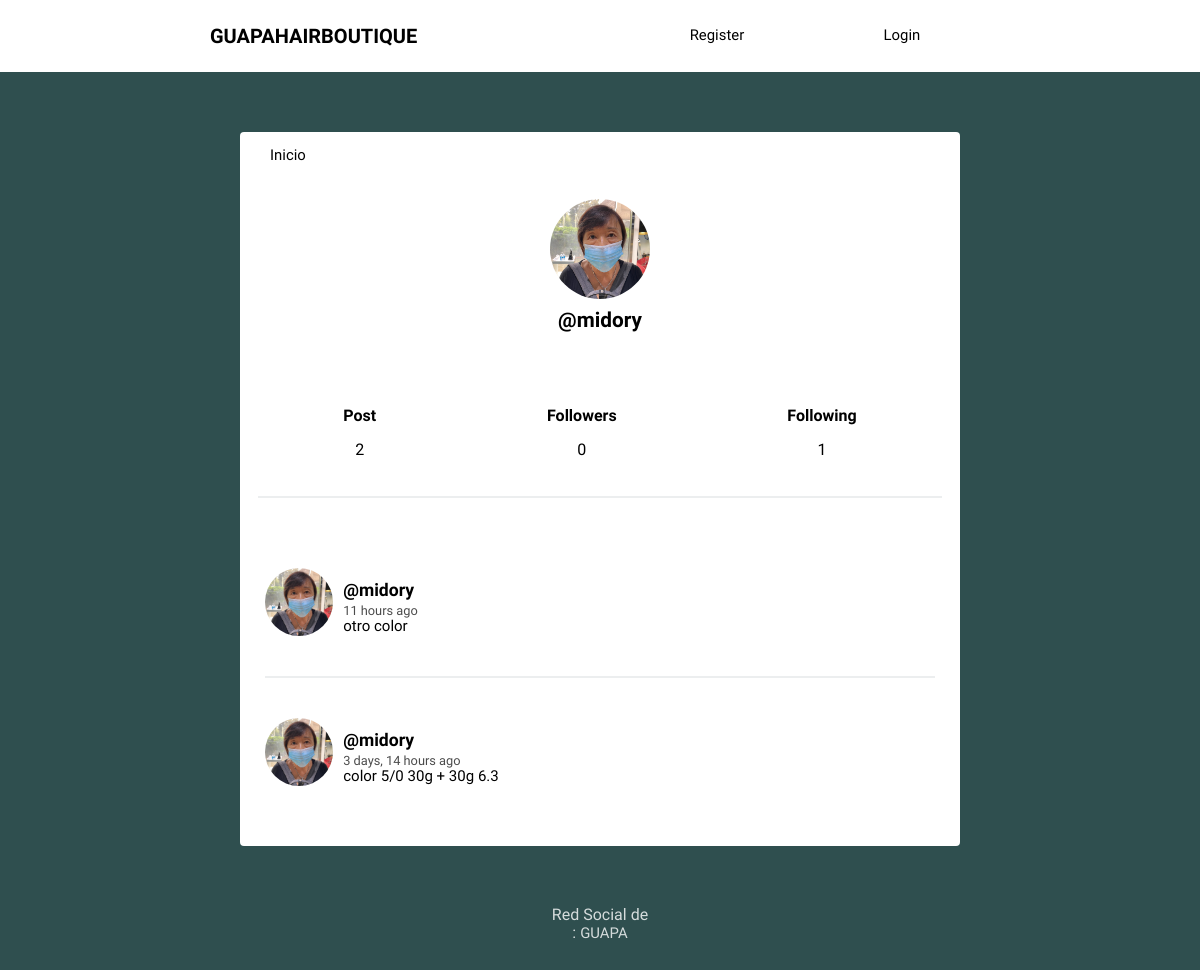
Page /profile/midory/ on the committed database.
### social/models.py (models this page shows, shortened)
class Profile(models.Model):
    user = models.OneToOneField(User,on_delete=models.CASCADE)
    image = models.ImageField(default="stories-07.png")
    def following(self):
        user_ids = Relationship.objects.filter(from_user=self.user)\
                               .values_list('to_user_id',flat=True)
        return User.objects.filter(id__in=user_ids)
    def followers(self):
        user_ids = Relationship.objects.filter(to_user=self.user)\
                               .values_list('from_user_id',flat=True)
        return User.objects.filter(id__in=user_ids)

class Post(models.Model):
    user = models.ForeignKey(User,on_delete=models.CASCADE,related_name='posts')
    timestamp = models.DateTimeField(default=timezone.now)
    content = models.TextField()
    class Meta:
        ordering = ['-timestamp']

### social/views.py (the view)
# urls.py: path('profile/',views.profile, name='profile'),
def profile(request,username=None):
    current_user = request.user
    if username and username != current_user.username:
        user = User.objects.get(username=username)
        posts = user.posts.all()
    else:
        posts = current_user.posts.all()
        user = current_user
    return render(request,'social/profile.html', {'user':user, 'posts':posts})

### social/templates/social/profile.html (shortened to what this page needs)
{% extends 'social/feed.html' %}
{% block content %}
<div class="profile">
	<img src="{{ user.profile.image.url }}">
	<h2>@{{ user.username }}</h2>
</div>
<div class="follow">
	<div>
		<h5>Post</h5>
		<p>{{ user.posts.count }}</p>
	</div>
	<div>
		<h5>Followers</h5>
		<p>{{ user.profile.followers.count }}</p>
	</div>
	<div>
		<h5>Following</h5>
		<p>{{ user.profile.following.count }}</p>
	</div>
</div>
{{ block.super }}
{% endblock %}

### social/templates/social/feed.html (shortened to what this page needs)
{% extends 'social/layout.html' %}
{% load humanize %}
{% block content %}
{% for post in posts %}
<article>
    <div class="container-article">
        <img src="{{post.user.profile.image.url}}">
        <div>
            <h2 class="username"><a href="{% url 'profile' post.user.username %}">@{{ post.user.username }}</a></h2>
            <time data-time="#">{{ post.timestamp|naturaltime }}</time>
            <div class="post">{{post.content}}</div>
        </div>
    </div>
</article>
{% endfor %}
{% endblock %}

### social/static/style.css (style rules this page uses)
body { background: #2F4F4F; font-size: 62.5%; font-family: 'Varela Round', Helvetica, Arial, serif; }
h5 { font-size: 1rem; margin-bottom: 0; }
p { font-size: 1rem; }
img { object-fit: cover; }
a { font-size: .93rem; text-decoration: none; color: black; }
article { width: 93%; margin: auto; padding: 40px 0; border-bottom: 2px solid #ECEEEF; }
.username { margin-bottom: .2rem; }
.username a { font-size: 1.1rem; }
.container-article { display: flex; }
.container-article img { height: 68px; width: 68px; margin-right: 10px; border-radius: 50%; }
article:last-child { border-bottom: 0; }
time { font-size: .8rem; opacity: .7; }
.post { font-size: .94rem; }
.profile { display: flex; align-items: center; flex-direction: column; }
.profile img { height: 100px; width: 100px; margin-right: 10px; border-radius: 50%; margin: 20px; }
.profile h2 { margin-top: -10px; font-size: 1.3rem; }
.follow { display: flex; width: 95%; justify-content: space-around; margin: 30px auto; text-align: center; border-bottom: 2px solid #ECEEEF; padding-bottom: 20px; }

### rows in the picture
Post: user.profile.image (picture), user.username "midory", timestamp "11 hours ago", content "otro color"
Post: user.profile.image (picture), user.username "midory", timestamp "3 days, 14 hours ago", content "color 5/0 30g + 30g 6.3"

### other values in the picture
{{ user.username }} "midory"
{{ user.posts.count }} "2"
{{ user.profile.followers.count }} "0"
{{ user.profile.following.count }} "1"
